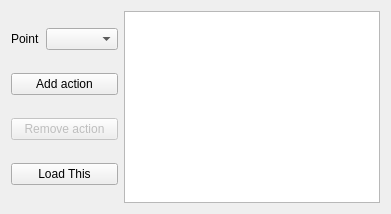
                 <widget class="QWidget" name="PointActions">
                  <attribute name="title">
                   <string>Point Actions</string>
                  </attribute>
                  <layout class="QHBoxLayout" name="horizontalLayout_47">
                   <item>
                    <layout class="QVBoxLayout" name="verticalLayout_60">
                     <item>
                      <layout class="QHBoxLayout" name="horizontalLayout_62">
                       <item>
                        <widget class="QLabel" name="label_27">
                         <property name="text">
                          <string>Point</string>
                         </property>
                        </widget>
                       </item>
                       <item>
                        <widget class="QComboBox" name="cb_waypoint_point"/>
                       </item>
                      </layout>
                     </item>
                     <item>
                      <widget class="QPushButton" name="btn_waypoint_action">
                       <property name="text">
                        <string>Add action</string>
                       </property>
                      </widget>
                     </item>
                     <item>
                      <widget class="QPushButton" name="btn_waypoint_removeAction">
                       <property name="enabled">
                        <bool>false</bool>
                       </property>
                       <property name="text">
                        <string>Remove action</string>
                       </property>
                      </widget>
                     </item>
                     <item>
                      <widget class="QPushButton" name="btn_wp_loadOne">
                       <property name="text">
                        <string>Load This</string>
                       </property>
                      </widget>
                     </item>
                    </layout>
                   </item>
                   <item>
                    <widget class="QTableView" name="tv_waypoint_actions"/>
                   </item>
                  </layout>
                 </widget>
